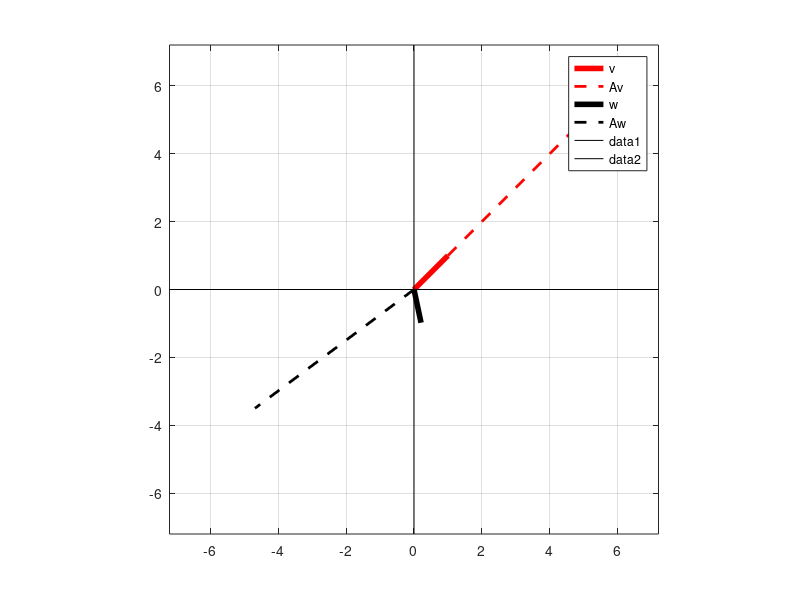
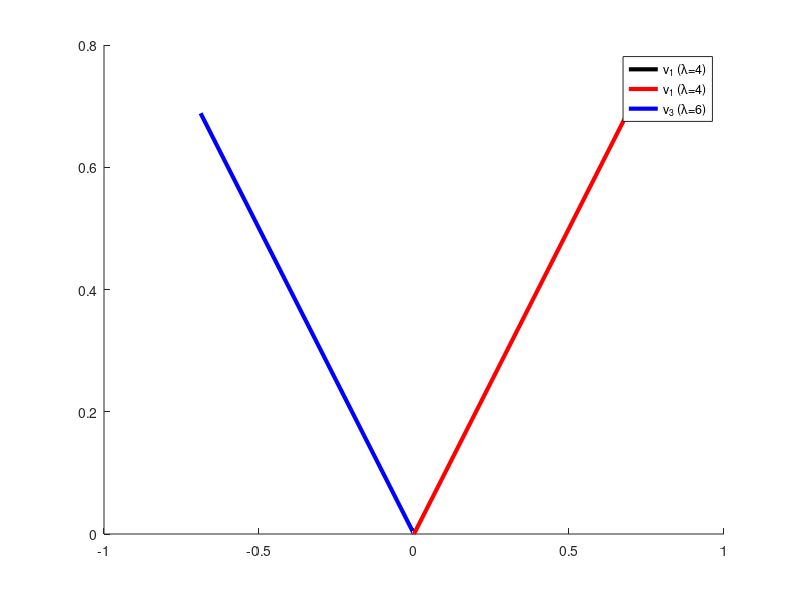
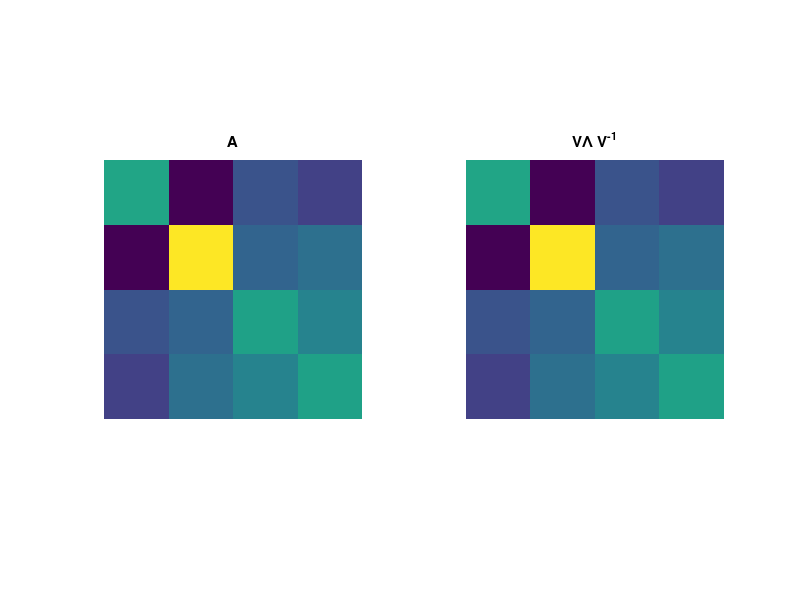
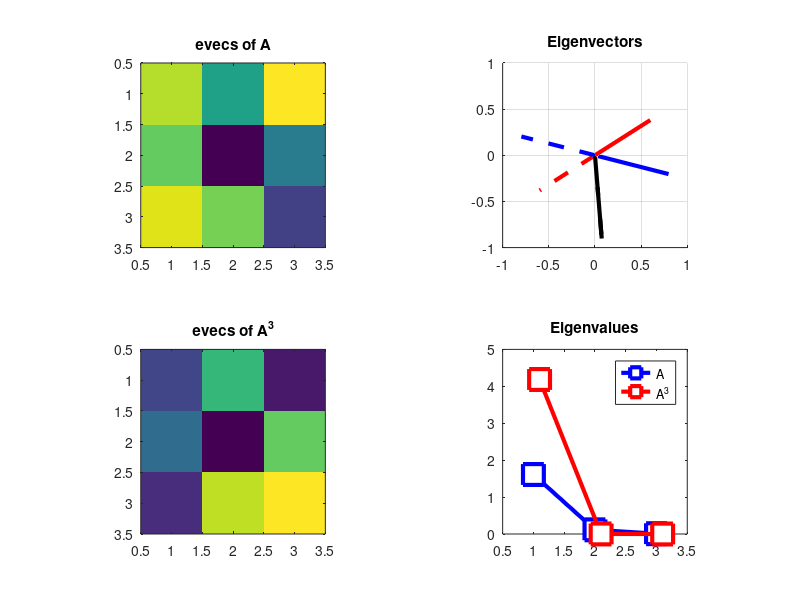

MATLAB code for these plots, in order: (Note: this script raises an error after producing the figures.)
%%
%     COURSE: Linear algebra: theory and implementation
%    SECTION: Eigendecomposition
%      VIDEO: Finding eigenvalues
% Instructor: sincxpress.com
% Course url: https://www.udemy.com/course/linear-algebra-theory-and-implementation/?couponCode=202110
%
%%


% matrix
A = [1 5; 2 4];

% extract the eigenvalues
eigvals = eig(A);


% specify two vectors
v1 = [ 1 1 ]';   % is an eigenvector!
v2 = randn(2,1); % unlikely to be an eigenvector
v2 = v2/norm(v2);% unit length for convenience

% compute Av
Av1 = A*v1;
Av2 = A*v2;


% plot the vectors and Av
figure(1), clf
plot([0 v1(1)],[0 v1(2)],'r','linew',4)
hold on
plot([0 Av1(1)],[0 Av1(2)],'r--','linew',2)
plot([0 v2(1)],[0 v2(2)],'k','linew',4)
plot([0 Av2(1)],[0 Av2(2)],'k--','linew',2)
legend({'v';'Av';'w';'Aw'})

lim = max([Av1(:); Av2(:)])*1.2;
axis([-1 1 -1 1]*lim)
grid on, axis square
plot(get(gca,'xlim'),[0 0],'k')
plot([0 0],get(gca,'ylim'),'k')


%% eigenvalues of a 3x3 matrix

% specify matrix
A = [ -2  2 -3 ;
      -4  1 -6 ;
      -1 -2  0 ];

% get eigenvalues
eig(A)

%%
%     COURSE: Linear algebra: theory and implementation
%    SECTION: Eigendecomposition
%      VIDEO: Finding eigenvectors
% Instructor: sincxpress.com
%
%%

% matrix
A = [1 2; 2 1];

% eigenvectors
[evecs,evals] = eig(A);

% convert eigenvalues to vector
evals = diag( evals );


% compute the norm of each eigenvector
mag_v1 = sqrt( sum(evecs(:,1).^2) );
mag_v2 = sqrt( sum(evecs(:,2).^2) );


% plot
figure(2), clf
plot([0 evecs(1,1)],[0 evecs(2,1)],'r','linew',3)
hold on
plot([0 evecs(1,2)],[0 evecs(2,2)],'k','linew',3)
legend({'v_1';'v_2'})


axis([-1 1 -1 1])
grid on, axis square
plot(get(gca,'xlim'),[0 0],'k')
plot([0 0],get(gca,'ylim'),'k')


%%
%     COURSE: Linear algebra: theory and implementation
%    SECTION: Eigendecomposition
%      VIDEO: Diagonalization
% Instructor: sincxpress.com
%
%%

A = round(10*randn(4));
A = A'*A;

% eigendecomposition
[evecs,evals] = eig(A);

% test reconstruction
Ap = evecs * evals * inv(evecs);


% plot
figure(4), clf
subplot(121), imagesc(A)
axis square, axis off, title('A')

subplot(122), imagesc(Ap)
axis square, axis off, title('V\Lambda V^{-1}')


% subtract the two (should be zero with rounding errors)
recondiff = A-Ap

% reconstruction error (due to inverse numerical inaccuracies)
rmsA = sqrt( mean(recondiff(:).^2) );
disp([ 'Reconstruction RMS: ' num2str(rmsA) ])

%%
%     COURSE: Linear algebra: theory and implementation
%    SECTION: Eigendecomposition
%      VIDEO: Matrix powers via diagonalization
% Instructor: sincxpress.com
%
%%

A = rand(2);

% compute matrix power directly
A^3 % A*A*A

% and via eigendecomposition
[V,D] = eig(A);
V * D^3 * inv(V)

%% eigenvalues of A and A^3

% create a symmetric matrix
A = rand(3);
A = A*A';

[V,D]   = eig(A);
[V3,D3] = eig(A^3);

% sort the results
[d,sidx] = sort(diag(D),'descend');
V = V(:,sidx);
D = diag(d);

[d,sidx] = sort(diag(D3),'descend');
V3 = V3(:,sidx);
D3 = diag(d);


figure(6), clf
subplot(221), imagesc(V)
axis square, title('evecs of A')

subplot(223), imagesc(V3)
axis square, title('evecs of A^3')

%% now plot their eigenvectors/values

% plot eigenvectors of A
subplot(222), hold on
plot3([0 V(1,1)],[0 V(2,1)],[0 V(3,1)],'r','linew',3)
plot3([0 V(1,2)],[0 V(2,2)],[0 V(3,2)],'k','linew',3)
plot3([0 V(1,3)],[0 V(2,3)],[0 V(3,3)],'b','linew',3)
axis([-1 1 -1 1 -1 1]), axis square
rotate3d on, grid on

% plot eigenvectors of A^3
plot3([0 V3(1,1)],[0 V3(2,1)],[0 V3(3,1)],'r--','linew',3)
plot3([0 V3(1,2)],[0 V3(2,2)],[0 V3(3,2)],'k--','linew',3)
plot3([0 V3(1,3)],[0 V3(2,3)],[0 V3(3,3)],'b--','linew',3)
title('Eigenvectors')


subplot(224)
plot(1:3,diag(D),'bs-','linew',3,'markersize',15,'markerfacecolor','w')
hold on
plot(1.1:3.1,diag(D3),'rs-','linew',3,'markersize',15,'markerfacecolor','w')
set(gca,'xlim',[.5 3.5]), axis square
title('Eigenvalues')
legend({'A';'A^3'})

%%
%     COURSE: Linear algebra: theory and implementation
%    SECTION: Eigendecomposition
%      VIDEO: Eigenvectors of repeated eigenvalues
% Instructor: sincxpress.com
%
%%

% a matrix
A = [ 5   -1   0;
     -1    5   0;
     1/3 -1/3  4];

% its eigendecomposition
[V,D] = eig(A);

% sort eigenvalues
[D,sidx] = sort( diag(D) );
V = V(:,sidx);


% plot eigenvectors
figure(2), clf, hold on
plot3([0 V(1,1)],[0 V(2,1)],[0 V(3,1)],'k','linew',3)
plot3([0 V(1,2)],[0 V(2,2)],[0 V(3,2)],'r','linew',3)
plot3([0 V(1,3)],[0 V(2,3)],[0 V(3,3)],'b','linew',3)
legend({[ 'v_1 (\lambda=' num2str(D(1)) ')' ];[ 'v_1 (\lambda=' num2str(D(2)) ')' ];[ 'v_3 (\lambda=' num2str(D(3)) ')' ]})

% plot subspace spanned by same-eigenvalued eigenvectors
h = ezmesh( @(s,t)V(1,1)*s+V(1,2)*t , @(s,t)V(2,1)*s+V(2,2)*t , @(s,t)V(3,1)*s+V(3,2)*t , [-1 1 -1 1 -1 1]);
set(h,'facecolor','g','cdata',ones(50),'LineStyle','none')
xlabel('eig_1'), ylabel('eig_2'), zlabel('eig_3')
axis square, grid on, rotate3d on
title('')

%%
%     COURSE: Linear algebra: theory and implementation
%    SECTION: Eigendecomposition
%      VIDEO: Eigendecomposition of symmetric matrices
% Instructor: sincxpress.com
%
%%

% create a random matrix
A = randn(14);

% make it symmetric (additive method)
A = A+A';

% diagonalize it
[evecs,evals] = eig(A);


% magnitudes of each vector
sqrt( sum(evecs.^2,1) )


% and make plots
figure(6), clf
subplot(131), imagesc(A)
axis square, axis off
title('A')

subplot(132), imagesc(evecs)
axis square, axis off
title('Eigenvectors')

subplot(133), imagesc(evecs*evecs')
axis square, axis off
title('VV^T')

%%
%     COURSE: Linear algebra: theory and implementation
%    SECTION: Eigendecomposition
%      VIDEO: Generalized eigendecomposition
% Instructor: sincxpress.com
%
%%

% define matrices
A = [3 2; 1 3];
B = [1 1; 4 1];

% GED
[eigvecs,eigvals] = eig(A,B);


% matrix-vector multiplication
Av = A*eigvecs(:,2);
Bv = B*eigvecs(:,2);
BinvAv = inv(B)*A*eigvecs(:,2);


figure(1), clf
subplot(131)
plot([0 eigvecs(1,2)],[0 eigvecs(2,2)],'k','linew',4), hold on
plot([0 Av(1)],[0 Av(2)],'r--','linew',2)
axis square, axis([-1 1 -1 1]*3), plot(get(gca,'xlim'),[0 0],'k:'), plot([0 0],get(gca,'ylim'),'k:')
legend({'v_2';'Av_2'})
title('Av')


subplot(132)
plot([0 eigvecs(1,2)],[0 eigvecs(2,2)],'k','linew',4), hold on
plot([0 Bv(1)],[0 Bv(2)],'r--','linew',2)
axis square, axis([-1 1 -1 1]*3), plot(get(gca,'xlim'),[0 0],'k:'), plot([0 0],get(gca,'ylim'),'k:')
legend({'v_2';'Bv_2'})
title('Bv')


subplot(133)
plot([0 eigvecs(1,2)],[0 eigvecs(2,2)],'k','linew',4), hold on
plot([0 BinvAv(1)],[0 BinvAv(2)],'r--','linew',2)
axis square, axis([-1 1 -1 1]*3), plot(get(gca,'xlim'),[0 0],'k:'), plot([0 0],get(gca,'ylim'),'k:')
legend({'v_2';'B^{-1}Av_2'})
title('B^-^1Av')

%% done.

% Interested in more courses? See sincxpress.com
% Use code MXC-DISC4ALL for the lowest price for all courses.
